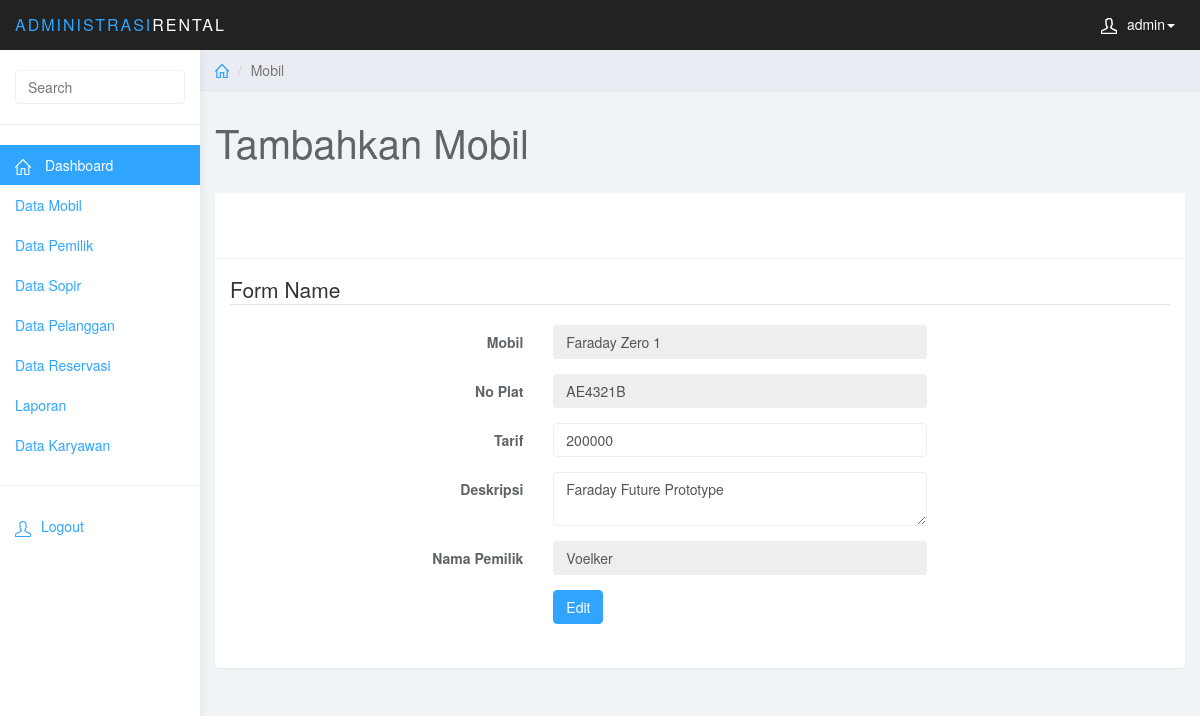
The page /editmobil.php?id=AE4321B (signed in) on the database its author committed.
### tables this page shows
CREATE TABLE IF NOT EXISTS `kendaraan` (
  `NoPlat` varchar(20) NOT NULL,
  `Nama Mobil` varchar(30) NOT NULL,
  `Tahun` varchar(4) NOT NULL,
  `TarifPerJam` int(11) NOT NULL,
  `StatusRental` varchar(1) NOT NULL,
  `IDType` int(5) NOT NULL,
  `KodeMerk` int(5) NOT NULL,
  `KodePemilik` varchar(20) NOT NULL,
  `Deskripsi` varchar(50) NOT NULL
);

CREATE TABLE IF NOT EXISTS `pemilik` (
  `KodePemilik` varchar(20) NOT NULL,
  `NmPemilik` varchar(20) NOT NULL,
  `AlamatPemilik` varchar(50) NOT NULL,
  `TelpPemilik` varchar(20) NOT NULL,
  `username` varchar(20) NOT NULL,
  `pass` varchar(50) NOT NULL
);

### editmobil.php (the view, shortened to what this page needs)
<?php
require_once('config/config.php');
    $query = mysql_query("Select * from kendaraan WHERE NoPlat = '$_GET[id]'");
    $data = mysql_fetch_array($query);
    $query = mysql_query("Select * from pemilik WHERE KodePemilik = '$data[KodePemilik]'");
    $dataext = mysql_fetch_array($query);
?>
<html>
<head>
    <link href="css/bootstrap.min.css" rel="stylesheet">
    <link href="css/datepicker3.css" rel="stylesheet">
    <link href="css/bootstrap-table.css" rel="stylesheet">
    <link href="css/styles.css" rel="stylesheet">
</head>
<body>
<?php
echo $nav;
echo $sidebar;
?>
<div class="col-sm-9 col-sm-offset-3 col-lg-10 col-lg-offset-2 main">
    <div class="row">
        <ol class="breadcrumb">
            <li>
                <a href="#">
                    <svg class="glyph stroked home">
                        <use xlink:href="#stroked-home"></use>
                    </svg>
                </a>
            </li>
            <li class="active">Mobil</li>
        </ol>
    </div>
    <div class="row">
        <div class="col-lg-12">
            <h1 class="page-header">Tambahkan Mobil</h1>
        </div>
    </div>
    <div class="row">
        <div class="col-lg-12">
            <div class="panel panel-default">
                <div class="panel-heading"></div>
                <div class="panel-body">
                    <form class="form-horizontal" action="editmobil.php" method="post">
                        <fieldset>
                            <legend>Form Name</legend>
                            <div class="form-group">
                                <label class="col-md-4 control-label" for="Mobil">Mobil</label>
                                <div class="col-md-5">
                                    <input id="mobil" name="mobil" type="text" placeholder="Nama Mobil" class="form-control input-md" required="" readonly value="<?php echo $data['Nama Mobil']?>">
                                </div>
                            </div>
                            <div class="form-group">
                                <label class="col-md-4 control-label" for="Plat">No Plat</label>
                                <div class="col-md-5">
                                    <input id="plat" name="plat" type="text" placeholder="Plat Nomor Mobil" class="form-control input-md" readonly value="<?php echo $data['NoPlat']?>">
                                </div>
                            </div>
                            <div class="form-group">
                                <label class="col-md-4 control-label" for="Mobil">Tarif</label>
                                <div class="col-md-5">
                                    <input id="tarif" name="tarif" type="text" placeholder="Tarif" class="form-control input-md" required="" value="<?php echo $data['TarifPerJam']?>">
                                </div>
                            </div>
                            <div class="form-group">
                                <label class="col-md-4 control-label" for="Pemilik">Deskripsi</label>
                                <div class="col-md-5">
                                    <textarea id="deskripsi" name="deskripsi"  placeholder="Deskripsi Mobil" class="form-control input-md" ><?php echo $data['Deskripsi']?></textarea>
                                </div>
                            </div>
                            <div class="form-group">
                                <label class="col-md-4 control-label" for="Pemilik">Nama Pemilik</label>
                                <div class="col-md-5">
                                    <input id="pemilik" name="pemilik" type="text" placeholder="Nama Pemilik" class="form-control input-md" value="<?php echo $dataext['NmPemilik']?>" readonly>
                                </div>
                            </div>
                            <div class="form-group">
                                <label class="col-md-4 control-label" for="confirm"></label>
                                <div class="col-md-4">
                                    <button id="btn-submit" name="btn-submit" class="btn btn-primary">Edit</button>
                                </div>
                            </div>
                        </fieldset>
                    </form>
                </div>
            </div>
        </div>
    </div>
</div>
</body>
</html>

### css/styles.css (style rules this page uses)
body { background: #f1f4f7; padding-top: 50px; color: #5f6468; }
a, a:hover, a:focus { color: #30a5ff; }
h1, h2, h3, h4, h5, h6 { color: #5f6468; }
h1 { font-weight: 300; font-size: 40px; }
.form-control { border: 1px solid #eee; box-shadow: none; }
.btn-primary, .btn-primary:hover, .btn-primary:focus, .btn-primary:active, .btn-primary.active, .open > .dropdown-toggle.btn-primary, .btn-primary.disabled, .btn-primary[disabled], fieldset[disabled] .btn-primary, .btn-primary.disabled:hover, .btn-primary[disabled]:hover, fieldset[disabled] .btn-primary:hover, .btn-primary.disabled:focus, .btn-primary[disabled]:focus, fieldset[disabled] .btn-primary:focus, .btn-primary.disabled:active, .btn-primary[disabled]:active, fieldset[disabled] .btn-primary:active, .btn-primary.disabled.active, .btn-primary[disabled].active, fieldset[disabled] .btn-primary.active { background-color: #30a5ff; border-color: #30a5ff; }
.panel { border: 0; }
.panel-heading { font-size: 18px; font-weight: 300; letter-spacing: 0.025em; height: 66px; line-height: 45px; }
.panel-default .panel-heading { background: #fff; border-bottom: 1px solid #eee; color: #5f6468; }
.breadcrumb { border-radius: 0; padding: 10px 15px; background: #e9ecf2; box-shadow: 0 1px 1px rgba(0, 0, 0, .05); margin: 0 ; }
h1.page-header { margin-top: 30px; border-bottom: 0; }
.breadcrumb .glyph { height: 14px; width: 14px; margin: -2px 0 0 0; stroke-width: 4px; }

### rows shown on the page
kendaraan: mobil "Faraday Zero 1", plat "AE4321B", tarif "200000", deskripsi "Faraday Future Prototype"
pemilik: pemilik "Voelker"

### other values the page prints
$_SESSION['username'] "admin"
